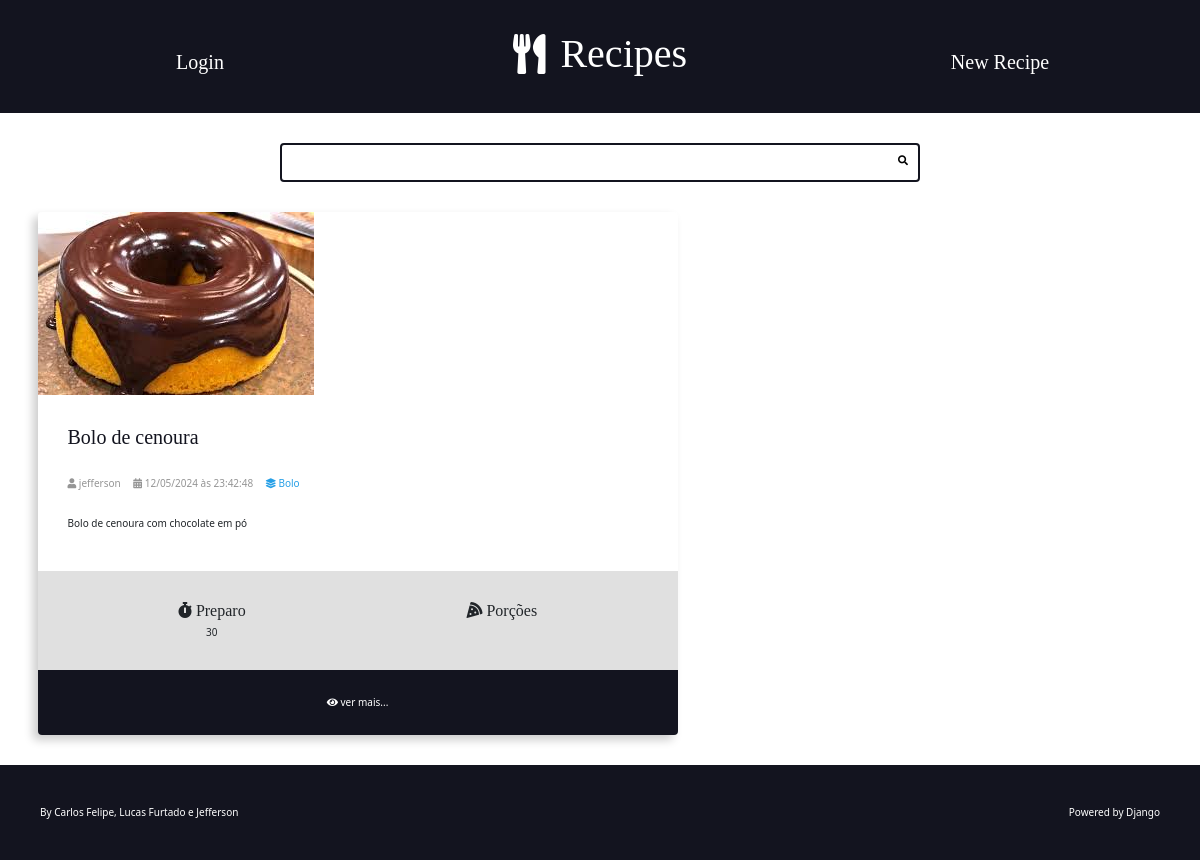
Before: / with the older database file.
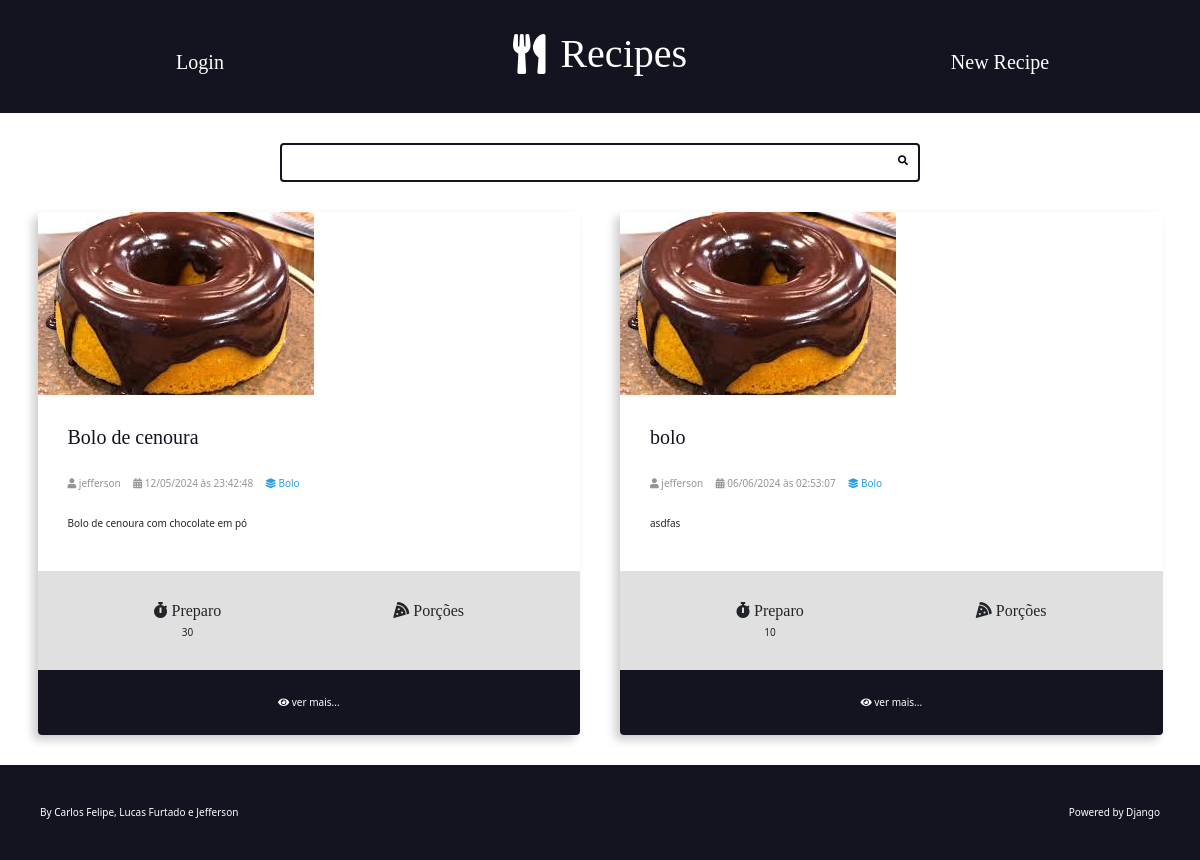
After: the same page with the newer database file.
### recipes/models.py (models this page shows, shortened)
class Recipe(models.Model):
    id = models.AutoField(primary_key=True)
    title = models.CharField(max_length=200)
    description = models.CharField(max_length=500)
    slug =  models.SlugField()
    preparation_time = models.IntegerField()
    preparation_time_unity = models.CharField(max_length=65)
    servings_time = models.IntegerField()
    servings_unity = models.CharField(max_length=65)
    preparation_steps = models.TextField()
    preparation_steps_is_html = models.BooleanField(default=True)
    created_at = models.DateTimeField(auto_now_add=True)
    updated_at = models.DateTimeField(auto_now=True, null=True)
    is_published = models.BooleanField(default=True)
    cover = models.ImageField(upload_to='recipes/static/recipes/img')
    category = models.ForeignKey(Category, on_delete=models.SET_NULL, null=True)
    author = models.ForeignKey(User, on_delete=models.SET_NULL, null=True)

class Category(models.Model):
    id = models.AutoField(primary_key=True)
    name = models.CharField(max_length=65)

### recipes/views.py (the view)
# urls.py: 2. Add a URL to urlpatterns:  path('', views.home, name='home')
def home(request):
    return render(request, 'recipes/pages/home.html', context={
        'recipes': Recipe.objects.all(),
    })

### recipes/templates/recipes/pages/home.html
{% extends 'global/base.html' %}
{% block content %}
<div class="main-content main-content-list container">
    {% for recipe in recipes %}
        {% include "recipes/partials/recipe.html" %}
    {% endfor %}
</div>
{% endblock content %}

### base_templates/global/base.html (shortened to what this page needs)
{% include "recipes/partials/head.html" %}
<!DOCTYPE html>
<html lang="pt-br">
<head>
    <link href="https://cdn.jsdelivr.net/npm/bootstrap@5.2.2/dist/css/bootstrap.min.css" rel="stylesheet">
</head>
<body>
    {% include "recipes/partials/header.html" %}
    {% include "recipes/partials/search.html" %}
    <main class="main-content-container">
        {% block content %}{% endblock content %}
    </main>
    {% include "recipes/partials/footer.html" %}
</body>
</html>

### recipes/templates/recipes/partials/head.html (shortened to what this page needs)
{% load static %}
<link rel="stylesheet" href="https://cdnjs.cloudflare.com/ajax/libs/font-awesome/5.15.4/css/fontawesome.min.css"
 />
<link rel="stylesheet" href="https://cdnjs.cloudflare.com/ajax/libs/font-awesome/5.15.4/css/brands.min.css"
 />
<link rel="stylesheet" href="https://cdnjs.cloudflare.com/ajax/libs/font-awesome/5.15.4/css/solid.min.css"
 />
<link rel="stylesheet" href="{% static "recipes/css/style.css" %}">
<link rel="stylesheet" href="{% static "global/css/global-style.css" %}">

### recipes/templates/recipes/partials/header.html
<header class="main-header-container">
    <div class="main-header container">
        <h1>
            <a class="main-logo" href="{% url "recipes:login" %}">
                <span class="main-logo-text main-logo-second">Login</span>
            </a>
        </h1>
    </div>
    <div class="main-header container">
        <h1>
            <a class="main-logo" href="{% url "recipes:home" %}">
                <i class="fas fa-utensils main-logo-icon"></i>
                <span class="main-logo-text">Recipes</span>
            </a>
        </h1>
    </div>
    <div class="main-header container">
        <h1>
            <a class="main-logo" href="{% url "recipes:new_recipe" %}">
                <span class="main-logo-text main-logo-second">New Recipe</span>
            </a>
        </h1>
    </div>
</header>

### recipes/templates/recipes/partials/search.html
<div class="search-container">
    <div class="container">
        <form action="" class="search-form">
            <input type="search" class="search-input" name="search">
            <button type="submit" class="search-button"><i class="fas fa-search"></i></button>
        </form>
    </div>
</div>

### recipes/templates/recipes/partials/recipe.html (shortened to what this page needs)
<div class="recipe recipe-list-item">
    <div class="recipe-cover">
        <a href="{% url "recipes:recipe" recipe.id %}">
            <img src="{{ recipe.cover.url }}" alt="Temporário">
        </a>
    </div>
    <div class="recipe-title-container">
        <h2 class="recipe-title">
            <a href="{% url "recipes:recipe" recipe.id %}">
                {{ recipe.title }}
            </a>
        </h2>
    </div>
    <div class="recipe-author">
        <span class="recipe-author-item">
            <i class="fas fa-user"></i>
            {{ recipe.author.username }}
        </span>
        <span class="recipe-author-item">
            <i class="fas fa-calendar-alt"></i>
            {{ recipe.created_at|date:"d/m/Y" }} às {{ recipe.created_at|date:"H:i:s" }}
        </span>
        <span class="recipe-author-item">
            <a href="/recipes/category/cafe-da-manha">
                <i class="fas fa-layer-group"></i>
                <span>{{ recipe.category.name }}</span>
            </a>
        </span>
    </div>
    <div class="recipe-content">
        <p>{{ recipe.description }}</p>
    </div>
    <div class="recipe-meta-container">
        <div class="recipe-meta recipe-preparation">
            <h3 class="recipe-meta-title"><i class="fas fa-stopwatch"></i> Preparo</h3>
            <div class="recipe-meta-text">
                {{ recipe.preparation_time }} {{ recipe.preparation_time_unit }}
            </div>
        </div>
        <div class="recipe-meta recipe-servings">
            <h3 class="recipe-meta-title"><i class="fas fa-pizza-slice"></i> Porções</h3>
        </div>
    </div>
    {% if is_detail_page is not True %}
        <footer class="recipe-footer">
            <a href="{% url "recipes:recipe" recipe.id %}" class="recipe-read-more button button-dark button-full-width">
                <i class="fas fa-eye"></i>
                <span>ver mais...</span>
            </a>
        </footer>
    {% endif %}
</div>

### recipes/templates/recipes/partials/footer.html
<footer class="main-footer">
    <div class="developer">
        <a href="#" target="_blank" rel="no-referrer nooper">By Carlos Felipe, Lucas Furtado e Jefferson</a>
    </div>
    <div class="powered">
        <a href="#" target="_blank" rel="no-referrer nooper">Powered by Django</a>
    </div>
</footer>

### recipes/static/recipes/css/style.css (style rules this page uses)
:root { --color-primary: #269fe6; --color-primary-hover: #2086c2; --color-primary-dark: #13141f; --color-primary-dark-hover: #212336; --color-primary-light: #d4ecfa; --color-primary-light-hover: #bdd8e7; --color-white: #fff; --color-black: #000; --color-dark-text: #444; --color-info-light: #cce5ff; --color-debug-light: #cce5ff; --color-success-light: #d4edda; --color-alert-light: #fff3cd; --color-warning-light: #fff3cd; --color-error-light: #f8d7da; --color-info-dark: #4d86c4; --color-debug-dark: #4d86c4; --color-success-dark: #4a9c5d; --color-alert-dark: #927f40; --color-warning-dark: #927f40; --color-error-dark: #da525d; --color-gray-0: #f9f9f9; --color-gray-1: #e0e0e0; --color-gray-2: #c7c7c7; --color-gray-3: #aeaeae; --color-gray-4: #959595; --color-gray-5: #7d7d7d; --color-gray-6: #646464; --color-gray-7: #4b4b4b; --color-gray-8: #323232; --color-gray-9: #191919; --font-primary: sans-serif; --font-headings: 'Roboto Slab', serif; --spacing-gutter-medium: 3rem; --spacing-gutter-large: 4rem; }
.container { max-width: 144rem; margin: 0 auto; padding: var(--spacing-gutter-medium); }
.main-header-container { background: var(--color-primary-dark); display: flex; }
.main-logo { font-size: 4rem; color: var(--color-white); text-decoration: none; display: flex; flex-flow: row nowrap; align-items: center; justify-content: center; width: fit-content; margin: 0 auto; }
.main-logo-second { font-size: 2rem; padding-top: 2rem; }
.main-logo-icon { margin-right: 1.5rem; }
.search-form { border: .2rem solid var(--color-primary-dark); max-width: 64rem; margin: 0 auto; border-radius: .4rem; position: relative; transition: all 300ms ease-in-out; }
.search-input, .search-button { border: none; background: none; outline: none; padding: 1rem; transition: all 300ms ease-in-out; }
.search-input { width: 100%; padding-right: 3rem; }
.search-button { position: absolute; top: 0; right: 0; cursor: pointer; }
.main-content { padding-top: 0; }
.main-content-list { display: grid; grid-template-columns: repeat(auto-fit, minmax(340px, 1fr)); gap: var(--spacing-gutter-large); }
.recipe { background: var(--color-white); box-shadow: -5px 5px 10px rgba(0, 0, 0, .2); transform: scale(1); transition: all 300ms ease-in-out; border-radius: .4rem; overflow: hidden; }
.recipe img { max-width: 100%; }
.recipe-list-item { max-width: 64rem; height: fit-content; }
.recipe-title-container { padding: var(--spacing-gutter-medium); padding-bottom: 2rem; }
.recipe-title-container a { text-decoration: none; color: var(--color-primary-dark); }
.recipe-author { padding: 2px 5px 5px 30px; ; }
.recipe-content { padding: var(--spacing-gutter-medium); padding-top: 2rem; }
.recipe-author-item { color: var(--color-gray-4); margin-right: 1rem; }
.recipe-author a { color: var(--color-primary); transition: all 300ms ease-in-out; text-decoration: none; }
.recipe-meta-container { display: flex; flex-flow: row wrap; padding: var(--spacing-gutter-medium); background: var(--color-gray-1); }
.recipe-meta { display: flex; flex-flow: column nowrap; flex-shrink: 1; flex-grow: 1; text-align: center; }
.recipe-meta-title { font-size: 1.6rem; }
.recipe-footer a { background: var(--color-primary-dark); display: block; color: var(--color-white); text-decoration: none; text-align: center; padding: 25px; transition: all 300ms ease-in-out; }
.main-footer { display: flex; align-items: center; justify-content: space-between; background: var(--color-primary-dark); color: var(--color-white); padding: var(--spacing-gutter-large); }
.main-footer a { color: var(--color-white); text-decoration: none; transition: all 300ms ease-in-out; }

### base_static/global/css/global-style.css (style rules this page uses)
* { padding: 0; margin: 0; box-sizing: border-box; }
html { font-size: 62.5%; }
body { font-size: 1.6rem; font-family: var(--font-primary); background: var(--color-gray-1); color: var(--color-dark-text); }
h1, h2, h3, h4, h5, h6 { font-family: var(--font-headings); }

Changed rows visible on the page:
added Recipe: cover (picture), title "bolo", author.username "jefferson", created_at "06/06/2024", created_at "02:53:07", category.name "Bolo", description "asdfas", preparation_time "10"
